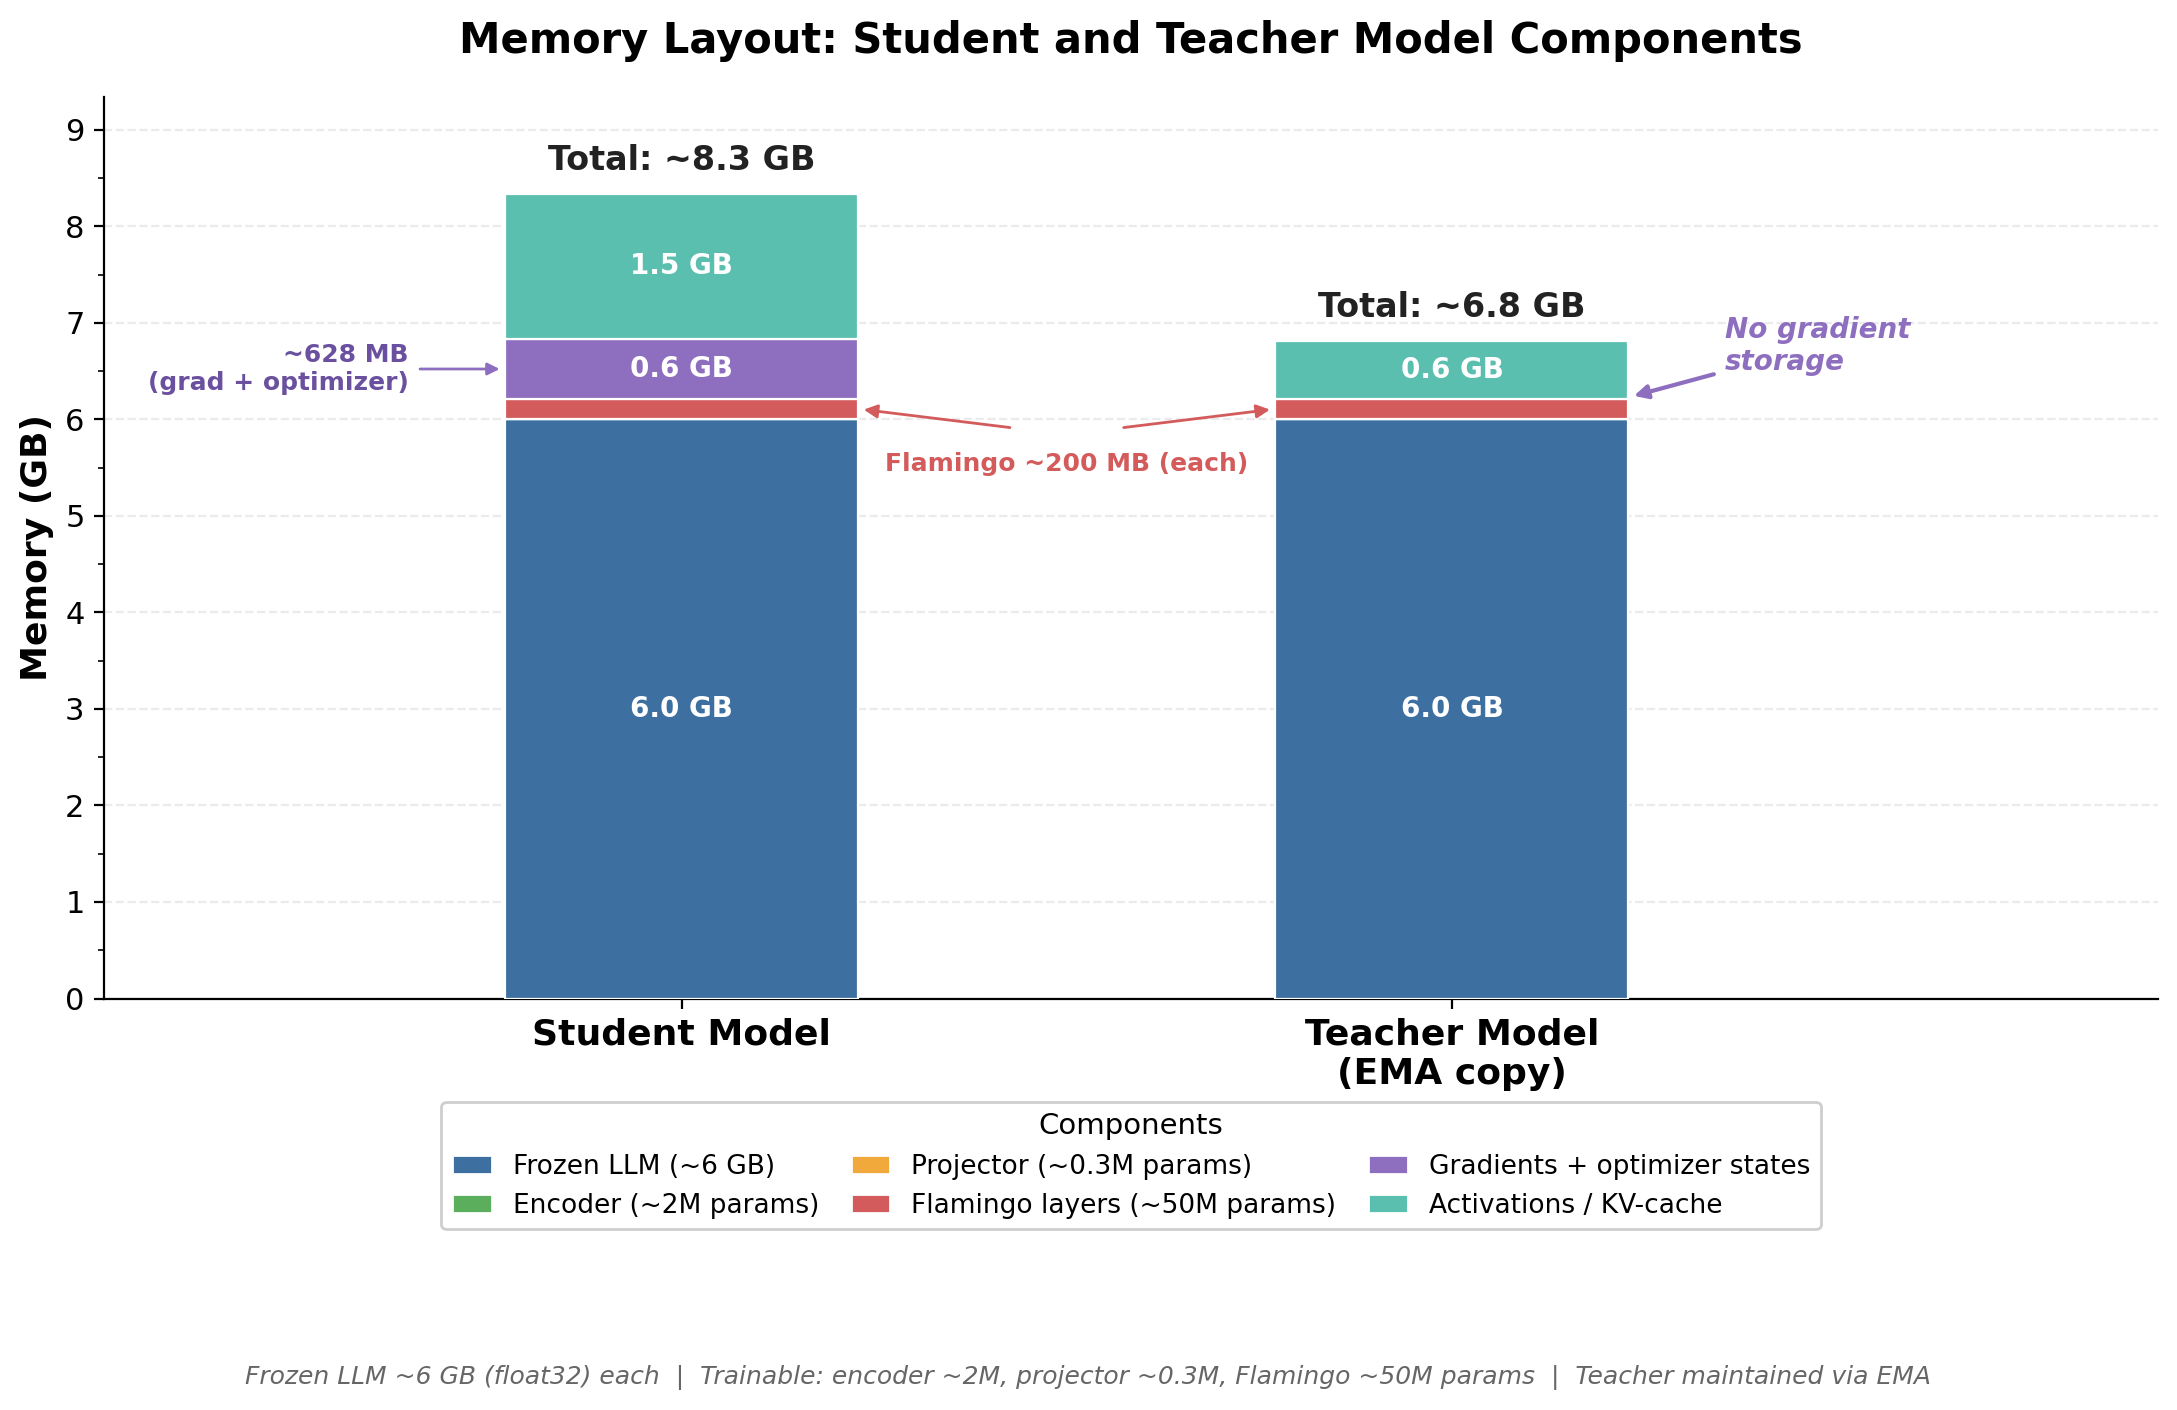

Python code for this plot:
"""
fig_007: Memory Layout — Student and Teacher Model Components
Side-by-side stacked bar chart comparing memory footprint breakdown.
"""

import matplotlib.pyplot as plt
import matplotlib.patches as mpatches
import numpy as np

# ---------- Data from Fact §4.9 ----------
# Frozen LLM: ~6 GB float32 each
# Trainable encoder: ~2M params → ~8 MB fp32
# Projector: ~0.3M params → ~1.2 MB fp32
# Flamingo cross-attention: ~50M params → ~200 MB fp32
# Adam optimizer stores grad + m + v → ~3x extra for trainable params

# --- Student model ---
student_frozen_llm = 6.0        # GB, frozen — no gradients
student_encoder_w = 0.008       # ~2M params fp32
student_projector_w = 0.0012    # ~0.3M params fp32
student_flamingo_w = 0.2        # ~50M params fp32
student_grad_optim = (0.008 + 0.0012 + 0.2) * 3  # grad + 2 optimizer states
student_activations = 1.5       # forward+backward activations estimate

# --- Teacher model ---
teacher_frozen_llm = 6.0
teacher_encoder_w = 0.008
teacher_projector_w = 0.0012
teacher_flamingo_w = 0.2
teacher_grad_optim = 0.0        # NO gradient storage
teacher_activations = 0.6       # forward-only activations

# ---------- Build stacked bars ----------
# Stack order (bottom to top):
#   0. Frozen LLM weights
#   1. Encoder weights
#   2. Projector weights
#   3. Flamingo weights
#   4. Gradients & optimizer states (student only)
#   5. Activations / KV-cache

student_stack = [
    student_frozen_llm,
    student_encoder_w,
    student_projector_w,
    student_flamingo_w,
    student_grad_optim,
    student_activations,
]

teacher_stack = [
    teacher_frozen_llm,
    teacher_encoder_w,
    teacher_projector_w,
    teacher_flamingo_w,
    teacher_grad_optim,
    teacher_activations,
]

labels = [
    "Frozen LLM (~6 GB)",
    "Encoder (~2M params)",
    "Projector (~0.3M params)",
    "Flamingo layers (~50M params)",
    "Gradients + optimizer states",
    "Activations / KV-cache",
]

colors = [
    "#3D6FA0",  # deep blue    — frozen LLM
    "#5BAE5B",  # green        — encoder
    "#F2A93B",  # amber        — projector
    "#D45B5B",  # coral red    — flamingo
    "#8E6FBF",  # purple       — gradients
    "#5BBFB0",  # teal         — activations
]

# ---------- Plot ----------
fig, ax = plt.subplots(figsize=(11, 7))
fig.patch.set_facecolor("white")
ax.set_facecolor("white")

bar_width = 0.55
x_positions = [0.0, 1.2]
bar_labels_x = ["Student Model", "Teacher Model\n(EMA copy)"]

for idx, (stack, xpos) in enumerate(zip([student_stack, teacher_stack], x_positions)):
    bottom = 0.0
    for j, (val, color) in enumerate(zip(stack, colors)):
        if val == 0:
            bottom += val
            continue
        ax.bar(
            xpos, val, width=bar_width, bottom=bottom, color=color,
            edgecolor="white", linewidth=0.8, zorder=3,
        )
        # Annotate inside the bar if segment is tall enough
        mid = bottom + val / 2
        if val >= 0.45:
            display = f"{val:.1f} GB"
            ax.text(xpos, mid, display, ha="center", va="center",
                    fontsize=10, fontweight="bold", color="white", zorder=4)
        bottom += val

    # Total annotation on top
    total = sum(stack)
    ax.text(xpos, total + 0.18, f"Total: ~{total:.1f} GB",
            ha="center", va="bottom", fontsize=12, fontweight="bold",
            color="#222222", zorder=4)

# ---------- Callout annotations ----------

student_x = x_positions[0]
teacher_x = x_positions[1]
mid_x = (student_x + teacher_x) / 2  # midpoint between bars

# Flamingo weight bands — single label in the center with arrows to both bars
flamingo_bot_s = sum(student_stack[:3])
flamingo_mid_s = flamingo_bot_s + student_stack[3] / 2
flamingo_bot_t = sum(teacher_stack[:3])
flamingo_mid_t = flamingo_bot_t + teacher_stack[3] / 2

# Place "Flamingo ~200 MB" text centrally, below the flamingo band
ax.annotate(
    "Flamingo ~200 MB (each)",
    xy=(mid_x, flamingo_mid_s),
    xytext=(mid_x, flamingo_mid_s - 0.45),
    fontsize=9, ha="center", va="top", color="#D45B5B", fontweight="bold",
    zorder=4,
)
# Arrows from text to student flamingo bar
ax.annotate(
    "",
    xy=(student_x + bar_width / 2, flamingo_mid_s),
    xytext=(mid_x - 0.08, flamingo_mid_s - 0.2),
    arrowprops=dict(arrowstyle="-|>", color="#D45B5B", lw=1.0),
    zorder=4,
)
# Arrow from text to teacher flamingo bar
ax.annotate(
    "",
    xy=(teacher_x - bar_width / 2, flamingo_mid_t),
    xytext=(mid_x + 0.08, flamingo_mid_t - 0.2),
    arrowprops=dict(arrowstyle="-|>", color="#D45B5B", lw=1.0),
    zorder=4,
)

# Gradient+optim bar on student — label to the left
grad_top_s = sum(student_stack[:5])
grad_bot_s = sum(student_stack[:4])
grad_mid_s = (grad_top_s + grad_bot_s) / 2
ax.annotate(
    f"~{student_grad_optim*1000:.0f} MB\n(grad + optimizer)",
    xy=(student_x - bar_width / 2, grad_mid_s),
    xytext=(student_x - bar_width / 2 - 0.15, grad_mid_s),
    fontsize=9, ha="right", va="center", color="#6B50A0", fontweight="bold",
    arrowprops=dict(arrowstyle="-|>", color="#8E6FBF", lw=1.0),
    zorder=4,
)

# "No gradient storage" annotation on teacher — to the right
teacher_grad_y = sum(teacher_stack[:4])
ax.annotate(
    "No gradient\nstorage",
    xy=(teacher_x + bar_width / 2, teacher_grad_y + 0.02),
    xytext=(teacher_x + bar_width / 2 + 0.15, teacher_grad_y + 0.55),
    fontsize=10, fontstyle="italic", color="#8E6FBF", fontweight="bold",
    ha="left", va="center",
    arrowprops=dict(arrowstyle="-|>", color="#8E6FBF", lw=1.5),
    zorder=4,
)

# ---------- Axes formatting ----------
ax.set_xticks(x_positions)
ax.set_xticklabels(bar_labels_x, fontsize=13, fontweight="bold")
ax.set_ylabel("Memory (GB)", fontsize=13, fontweight="bold")
ax.set_xlim(-0.9, 2.3)
ax.set_ylim(0, max(sum(student_stack), sum(teacher_stack)) + 1.0)
ax.yaxis.set_major_locator(plt.MultipleLocator(1.0))
ax.yaxis.set_minor_locator(plt.MultipleLocator(0.5))
ax.grid(axis="y", linestyle="--", alpha=0.25, zorder=0)
ax.spines["top"].set_visible(False)
ax.spines["right"].set_visible(False)
ax.tick_params(axis="y", labelsize=11)

# ---------- Legend (below chart) ----------
legend_patches = [mpatches.Patch(facecolor=c, edgecolor="white", label=l)
                  for c, l in zip(colors, labels)]
ax.legend(
    handles=legend_patches,
    loc="upper center",
    bbox_to_anchor=(0.5, -0.10),
    ncol=3,
    fontsize=9.5,
    frameon=True,
    framealpha=0.95,
    edgecolor="#cccccc",
    title="Components",
    title_fontsize=10.5,
    handlelength=1.5,
    columnspacing=1.2,
)

# ---------- Title ----------
ax.set_title(
    "Memory Layout: Student and Teacher Model Components",
    fontsize=15, fontweight="bold", pad=16,
)

# ---------- Subtitle / note ----------
fig.text(
    0.5, 0.005,
    "Frozen LLM ~6 GB (float32) each  |  Trainable: encoder ~2M, projector ~0.3M, Flamingo ~50M params  |  Teacher maintained via EMA",
    ha="center", fontsize=9, color="#666666", style="italic",
)

plt.tight_layout(rect=[0, 0.08, 1, 1])
plt.savefig("/home/wangni/notion-figures/sdft/fig_007.png", dpi=200,
            facecolor="white", bbox_inches="tight")
plt.close()
print("Saved: /home/wangni/notion-figures/sdft/fig_007.png")
